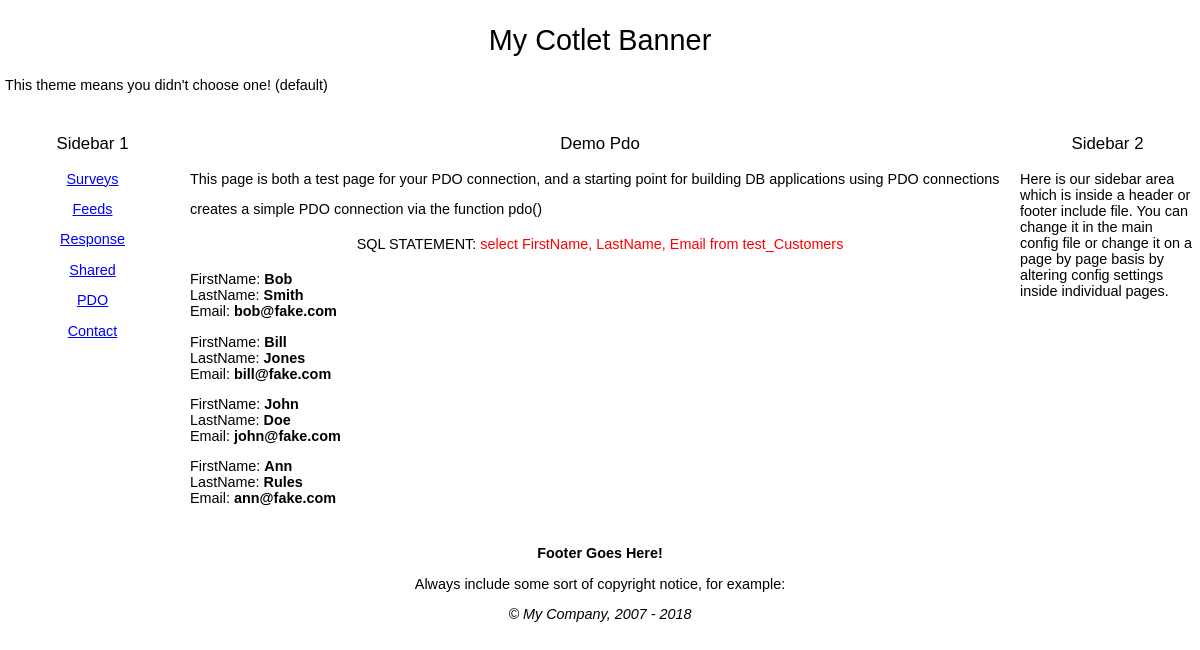
Page /demo/demo_pdo.php on the committed database.
### tables this page shows
create table test_Customers
( CustomerID int unsigned not null auto_increment primary key,
LastName varchar(50),
FirstName varchar(50),
Email varchar(80)
);

### demo/demo_pdo.php (the view, shortened to what this page needs)
<?php
require '../inc_0700/config_inc.php';
$config->titleTag = smartTitle();
$sql = "select FirstName, LastName, Email from test_Customers";
?>
<h3 align="center"><?php echo $config->titleTag; ?></h3>
<p>This page is both a test page for your PDO connection, and a starting point for
building DB applications using PDO connections</p>
<p>creates a simple PDO connection via the function pdo()</p>
<?php
$db = pdo();
try {$result = $db->query($sql);} catch(PDOException $ex) {trigger_error($ex->getMessage(), E_USER_ERROR);}
echo '<div align="center"><h4>SQL STATEMENT: <font color="red">' . $sql . '</font></h4></div>';
if($result->rowCount() > 0)
{
	while($row = $result->fetch(PDO::FETCH_ASSOC))
	{
	   echo '<p>';
	   echo 'FirstName: <b>' . $row['FirstName'] . '</b><br />';
	   echo 'LastName: <b>' . $row['LastName'] . '</b><br />';
	   echo 'Email: <b>' . $row['Email'] . '</b><br />';
	   echo '</p>';
	}
}else{
	echo '<div align="center">Sorry, there are no records that match this query</div>';
}
?>

### include/default_style.css (style rules this page uses)
body { font-size: .9em; font-family: Verdana, Geneva, Arial, Helvetica, sans-serif; padding:0; margin:0; background-color:#FFFFFF; }
h1, h2, h3, h4, h5, h6 { font-weight: normal; }

### rows in the picture
test_customers: FirstName "Bob", LastName "Smith", Email "bob@fake.com"
test_customers: FirstName "Bill", LastName "Jones", Email "bill@fake.com"
test_customers: FirstName "John", LastName "Doe", Email "john@fake.com"
test_customers: FirstName "Ann", LastName "Rules", Email "ann@fake.com"

### other values in the picture
$config->banner "My Cotlet Banner"
$aText[0] "Surveys"
$aText[0] "Feeds"
$aText[0] "Response"
$aText[0] "Shared"
$aText[0] "PDO"
$aText[0] "Contact"
$config->titleTag "Demo Pdo"
$sql "select FirstName, LastName, Email from test_Customers"
